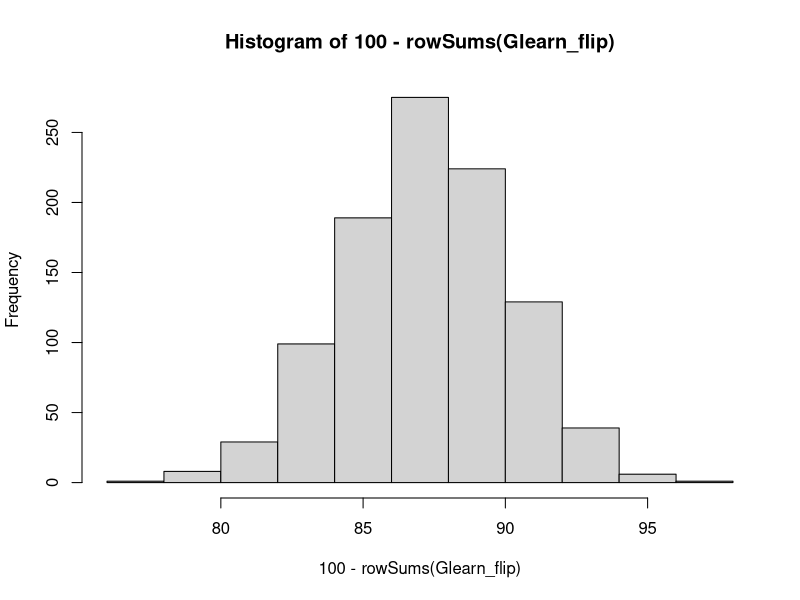
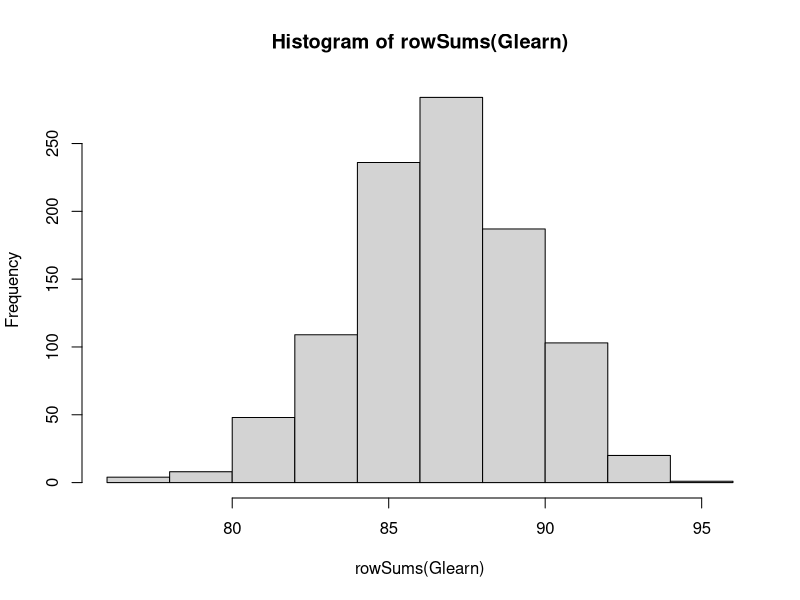
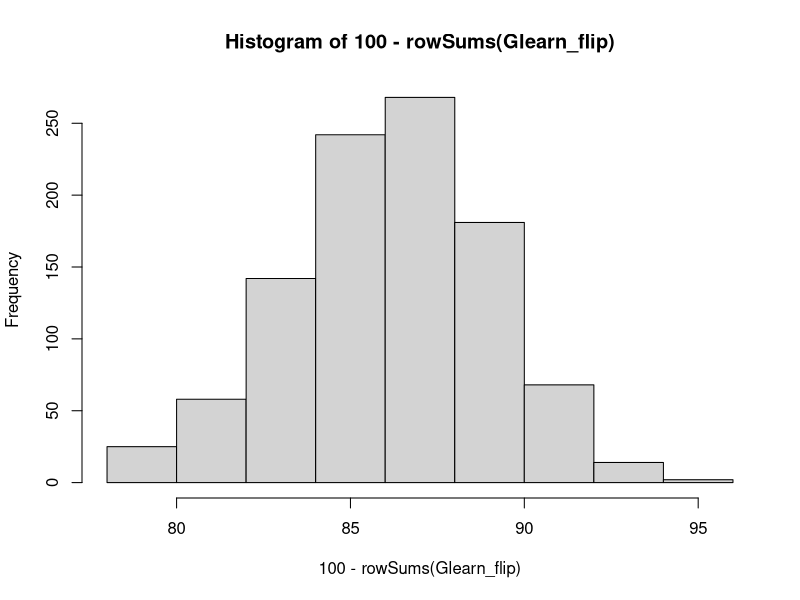
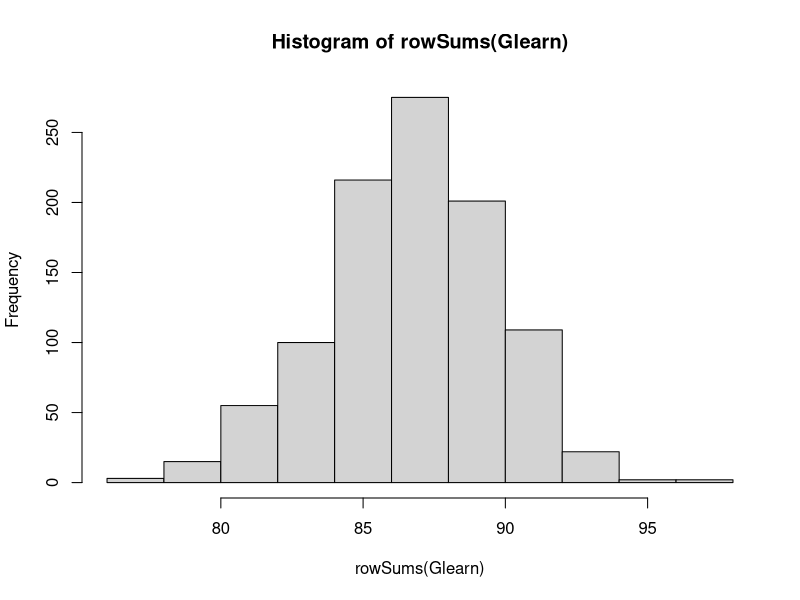
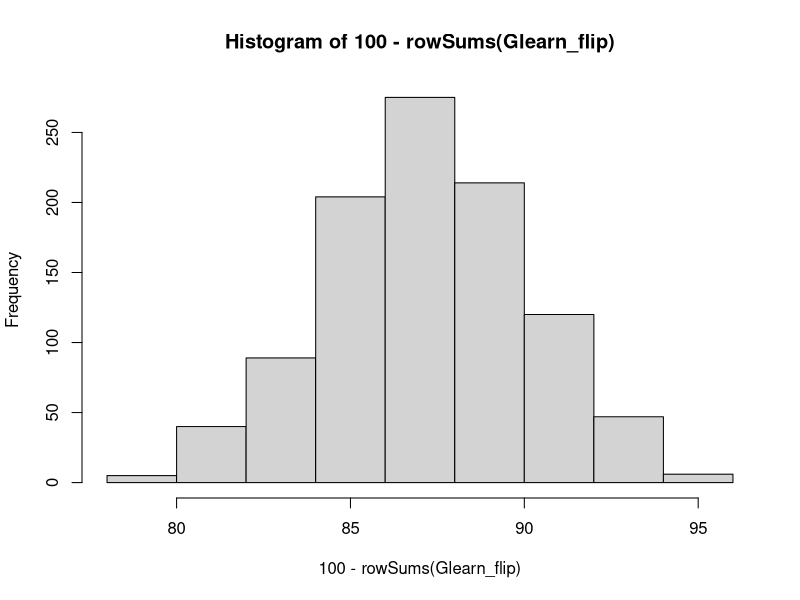
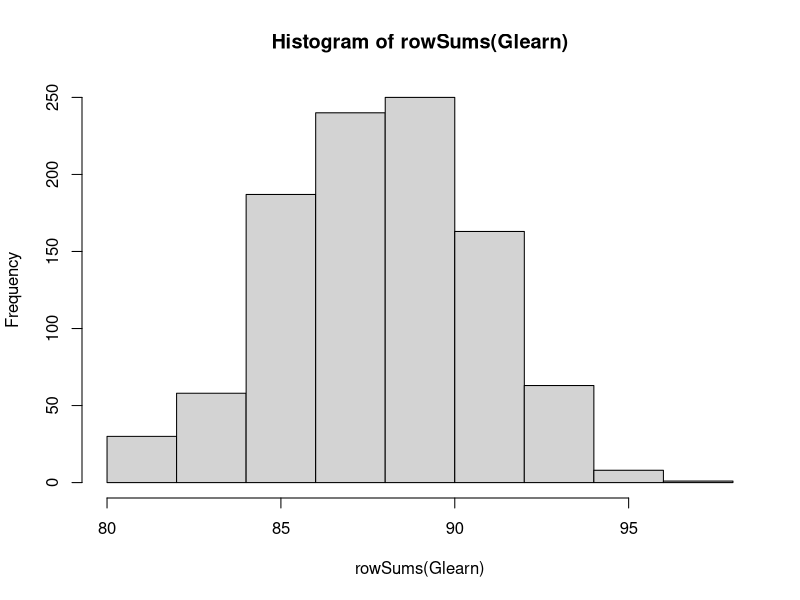
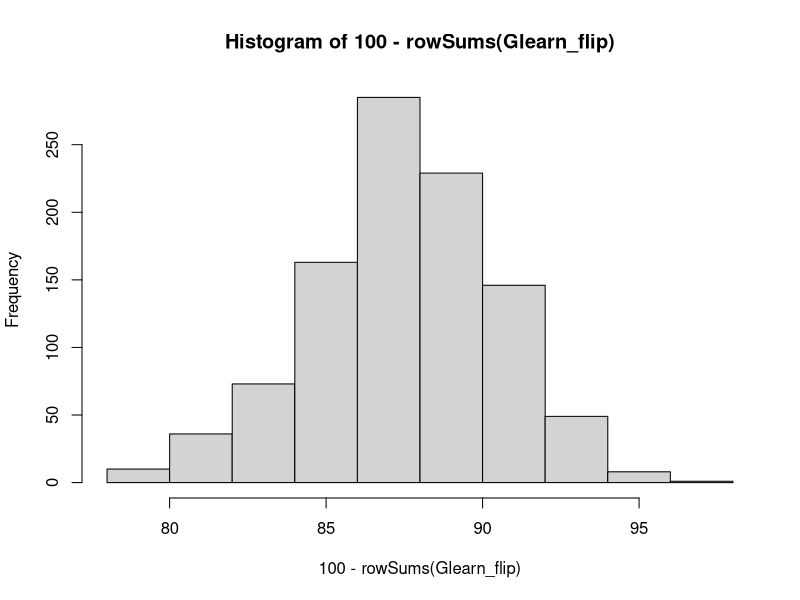
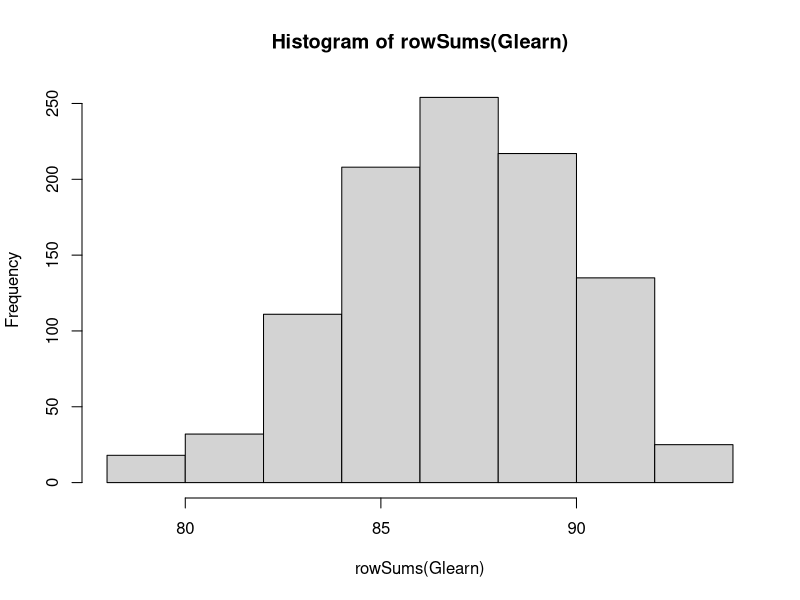

Generate these figures, in order, with R:
## ---- chunk 1
#install.packages("R2jags")
#library(R2jags)


set.seed(1983) # first random seed to ensure replicability of the series of "experiments" we want to run

nseeds = 10 # number of "experiments" to run


# Ignore this for now - will make sense later when we start playing with our poteriors
# defining a function for calculating the maximum of the posterior density (not exactly the same as the mode)
MPD <- function(x) {
  density(x)$x[which(density(x)$y==max(density(x)$y))]
}

# creating vectors for keeping track of the outputs from our two simulations for the series of different experiments
MPD_Glearn_flipped <- array(NA, c(nseeds))
MPD_Glearn <- array(NA, c(nseeds))
mean_Glearn_flipped <- array(NA, c(nseeds))
mean_Glearn <- array(NA, c(nseeds))


for (i in 1:nseeds) {
  # ------ Model 1 - unfortunate learner with flipped labels
  #simulation - running an experiment as if we knew the process and the parameter
  
  ntrials <- 100 # number of trials (chicken to be sexed)
  nagents <- 1000 # number of agents to test on (aka. "applicants" for the job)
  Glearn_flip <- array(NA, c(nagents,ntrials)) # vector to keep track of the guesses
  
  theta_learn_flip <- array(NA, c(nagents,ntrials)) # vector to keep track of the skill level
  alpha_flip <- -0.03 # learning rate
  theta1 <- 0.5
  
  theta_learn_flip[ ,1] <- theta1
  Glearn_flip[ ,1] <- rbinom(1,1,theta1)
  
  for (s in 1:nagents){
    for (t in 2:ntrials) {
      theta_learn_flip[s,t] <- theta_learn_flip[s,t-1]^(1/(1+alpha_flip)) # theta updates on every trial according to the learning rate
      Glearn_flip[s,t] <- rbinom(1,1,theta_learn_flip[s,t]) # guess on every trial drawn from a binomial distribution with a probability of (the updated) theta
    }
  }
  
  mean_Glearn_flipped[i] <- 100-mean(rowSums(Glearn_flip)) # calculating the mean number of "flipped corrects" across all 1000 applicants/agents
  
  hist(100-rowSums(Glearn_flip)) # plotting a histogram of the 1000 agents' number of "flipped corrects"
  MPD_Glearn_flipped[i] <- MPD(100-rowSums(Glearn_flip)) # calculating the maximum of the density of the 1000 agents' number of "flipped corrects"
  
  # ------ Model 2 - "standard" learning model
  #simulation - running an experiment as if we knew the process and the parameter
  
  ntrials <- 100
  nagents <- 1000
  Glearn <- array(NA, c(nagents,ntrials))
  
  theta_learn <- array(NA, c(nagents,ntrials))
  alpha <- 0.05
  theta1 <- 0.5
  
  theta_learn[ ,1] <- theta1
  Glearn[ ,1] <- rbinom(1,1,theta1)
  
  for (s in 1:nagents){
    for (t in 2:ntrials) {
      theta_learn[s,t] <- theta_learn[s,t-1]^(1/(1+alpha))
      Glearn[s,t] <- rbinom(1,1,theta_learn[s,t])
    }
  }
  
  mean_Glearn[i] <- mean(rowSums(Glearn))
  
  hist(rowSums(Glearn))
  MPD_Glearn[i] <- MPD(rowSums(Glearn))
}

ylims = c(86.5,89.5) # pre-setting the ylims for the plotting

# plotting the outcomes of the series of "experiments"
plot(1:10,MPD_Glearn,type='l', ylim=ylims)
lines(1:10,MPD_Glearn_flipped,type='l',col=2)
legend('topleft',c('MPD Glearn', 'MPD Glearn_flipped'), pch = "-", col = c(1, 2))

plot(1:10,mean_Glearn,type='l', ylim=ylims)
lines(1:10,mean_Glearn_flipped,type='l',col=2)
legend('topleft',c('mean Glearn', 'mean Glearn_flipped'), pch = "-", col = c(1, 2))

mean(MPD_Glearn)
mean(MPD_Glearn_flipped)

mean(mean_Glearn)
mean(mean_Glearn_flipped)
